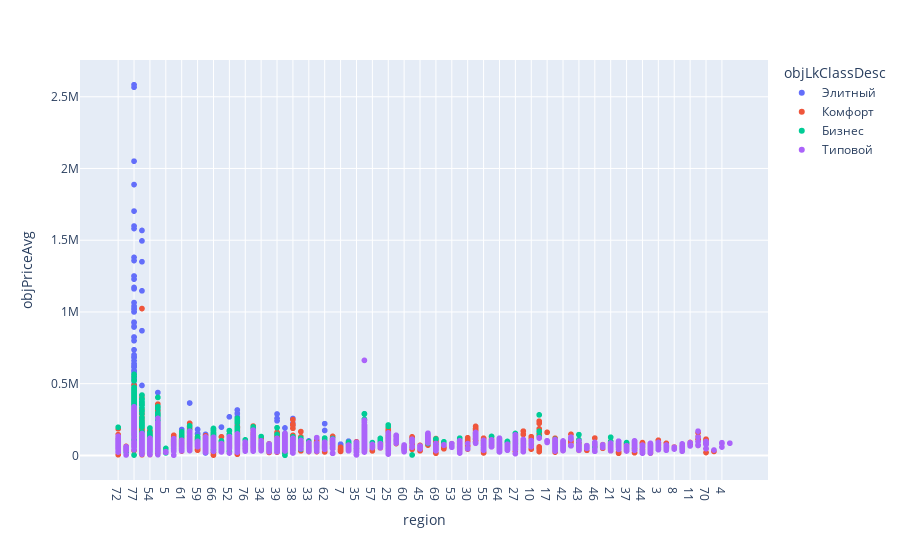

This figure's notebook cell:
### Markdown cell above
## Стоимость строящегося жилья по регионам

### Code cell
# Диаграмма рассеивания цен на жилье по регионам
fig = px.scatter(df, x='region', y='objPriceAvg', color='objLkClassDesc')
fig.show()

### Figure 1 — Plotly figure (JSON) as saved in the notebook; plotly's stock layout.template omitted (floating-point values rounded to 4 significant figures; data arrays with more than 128 entries replaced by an {"elided": "..."} marker saying what was removed)
{"data": [{"hovertemplate": "objLkClassDesc=Элитный<br>region=%{x}<br>objPriceAvg=%{y}<extra></extra>", "legendgroup": "Элитный", "marker": {"color": "#636efa", "symbol": "circle"}, "mode": "markers", "name": "Элитный", "showlegend": true, "type": "scattergl", "x": {"elided": "199 str values"}, "xaxis": "x", "y": {"elided": "199 int values"}, "yaxis": "y"}, {"hovertemplate": "objLkClassDesc=Комфорт<br>region=%{x}<br>objPriceAvg=%{y}<extra></extra>", "legendgroup": "Комфорт", "marker": {"color": "#EF553B", "symbol": "circle"}, "mode": "markers", "name": "Комфорт", "showlegend": true, "type": "scattergl", "x": {"elided": "4001 str values"}, "xaxis": "x", "y": {"elided": "4001 int values"}, "yaxis": "y"}, {"hovertemplate": "objLkClassDesc=Бизнес<br>region=%{x}<br>objPriceAvg=%{y}<extra></extra>", "legendgroup": "Бизнес", "marker": {"color": "#00cc96", "symbol": "circle"}, "mode": "markers", "name": "Бизнес", "showlegend": true, "type": "scattergl", "x": {"elided": "761 str values"}, "xaxis": "x", "y": {"elided": "761 int values"}, "yaxis": "y"}, {"hovertemplate": "objLkClassDesc=Типовой<br>region=%{x}<br>objPriceAvg=%{y}<extra></extra>", "legendgroup": "Типовой", "marker": {"color": "#ab63fa", "symbol": "circle"}, "mode": "markers", "name": "Типовой", "showlegend": true, "type": "scattergl", "x": {"elided": "2768 str values"}, "xaxis": "x", "y": {"elided": "2768 int values"}, "yaxis": "y"}], "layout": {"legend": {"title": {"text": "objLkClassDesc"}, "tracegroupgap": 0}, "margin": {"t": 60}, "xaxis": {"anchor": "y", "domain": [0, 1], "title": {"text": "region"}}, "yaxis": {"anchor": "x", "domain": [0, 1], "title": {"text": "objPriceAvg"}}}}
